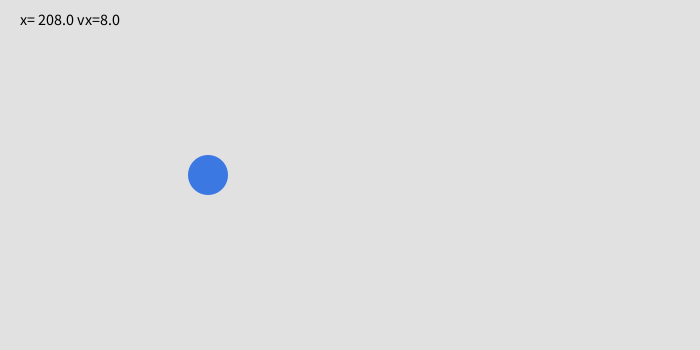
Frame 1 (no input)
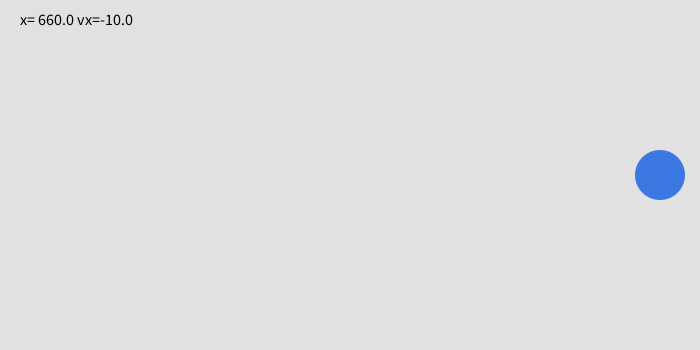
Frame 60 (the mouse pressed at the canvas centre just before this capture)
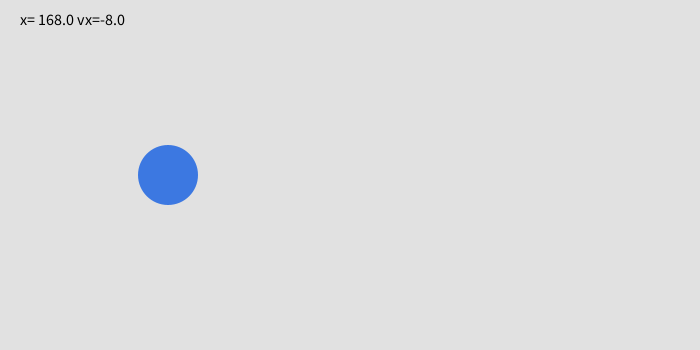
Frame 120 (the mouse held since frame 60 and released just before this capture)

The Processing sketch that drew these frames (run headless with seeded random() and noise(); from frame 60 on, the mouse is pressed at the canvas centre):

// Processing sketch: sketch_260327a
// ── sketch_260327a.pde
float x= 200;
float y= 200;
float vx= 8;
float vy= 8;
float r= 20;

void setup(){
size(700,350);
frameRate(60);}

void draw(){
background(225);
x= x+vx;
y= y+vy;

if(x% 150==0){
  if(vx<10)vx=vx+2;
  if(r<50)r=r+5;}
  
if(x>width- r ||x<r){
vx = vx* -1;}

if(y>height- r|| y <r){
vy = vy* -1;}

noStroke();
fill(60,120,225);
ellipse(x, height/2,r*2,r*2);

fill(0);
textSize(16);
text("x= " +nf(x,1,1)+" vx="+nf (vx,1,1),20,25);
}
